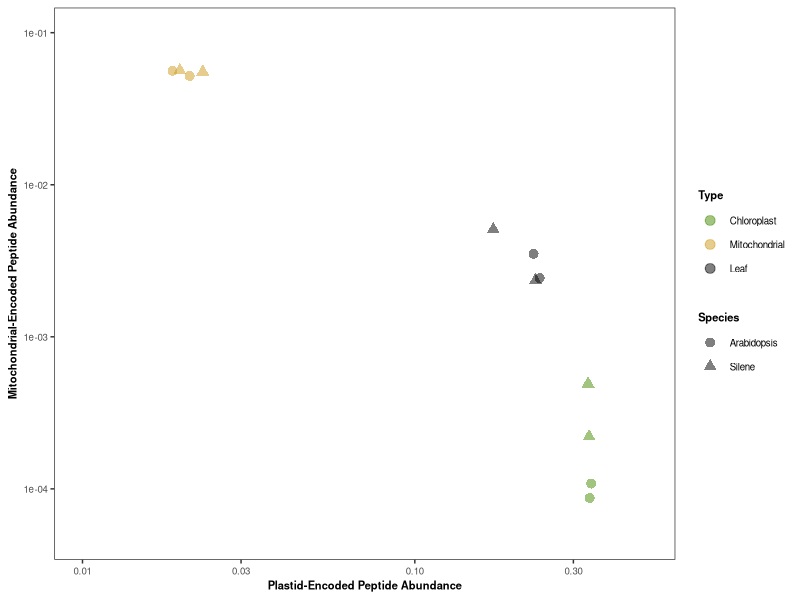
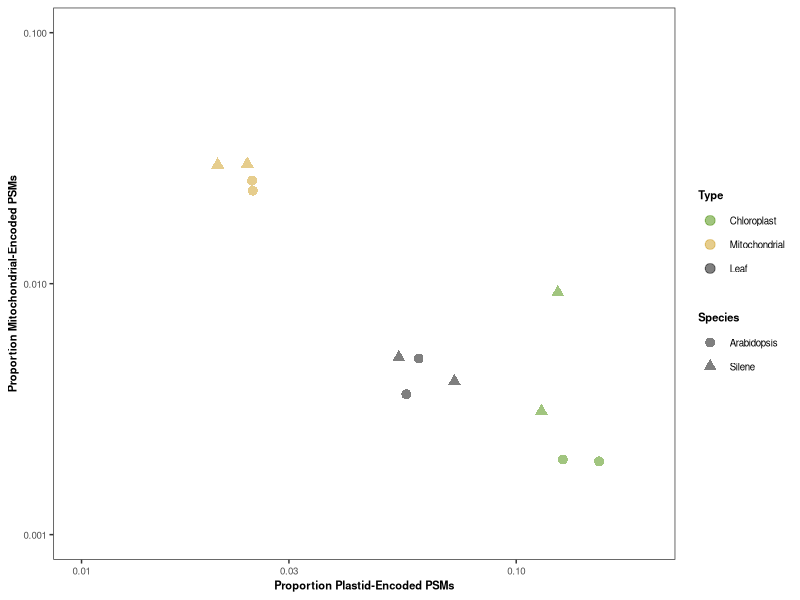
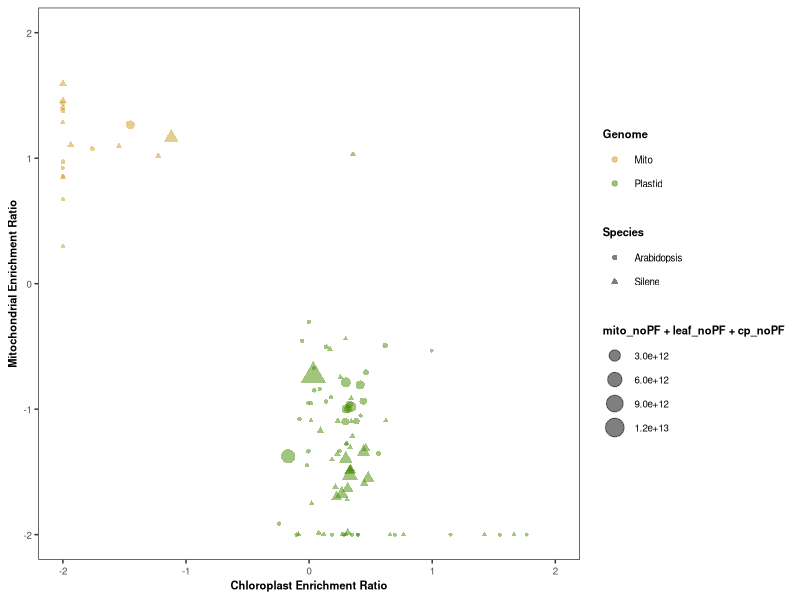
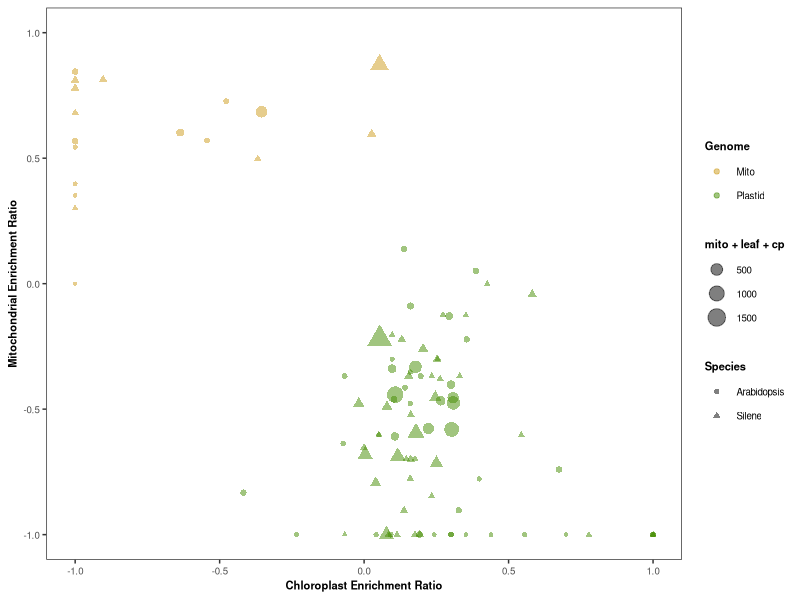
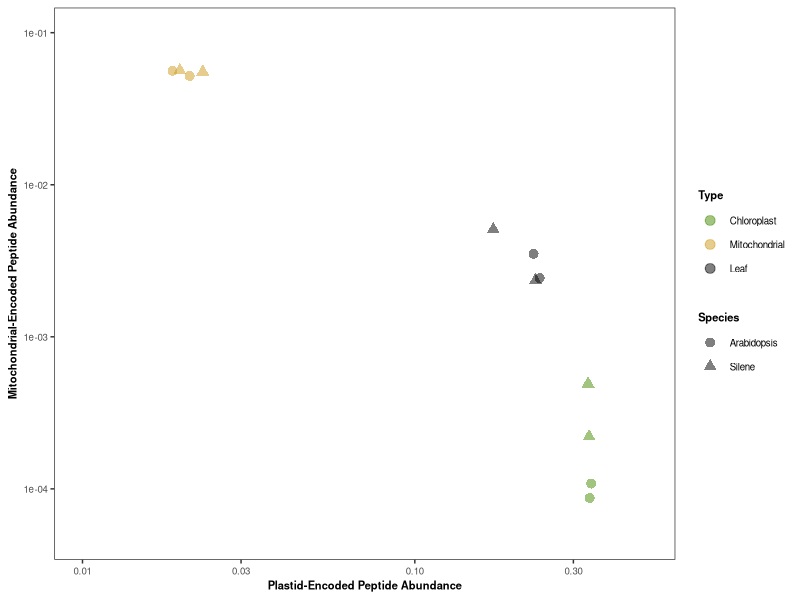
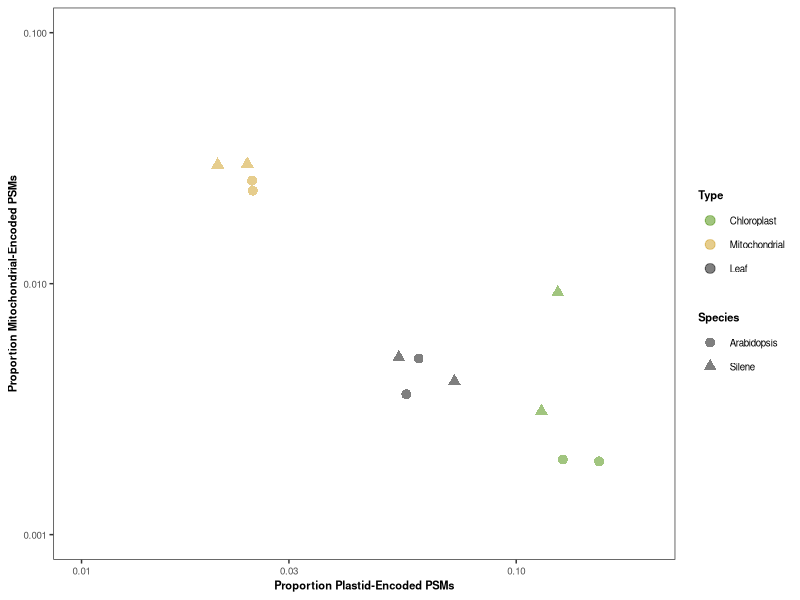
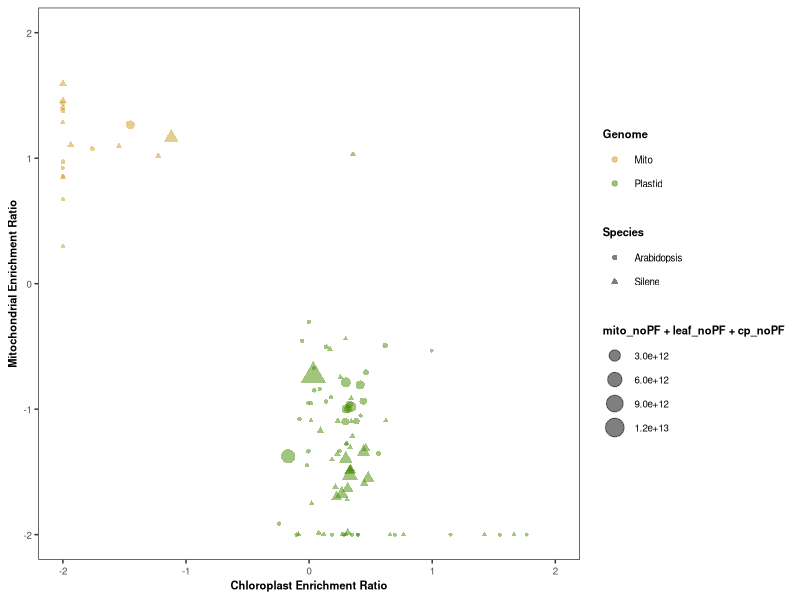
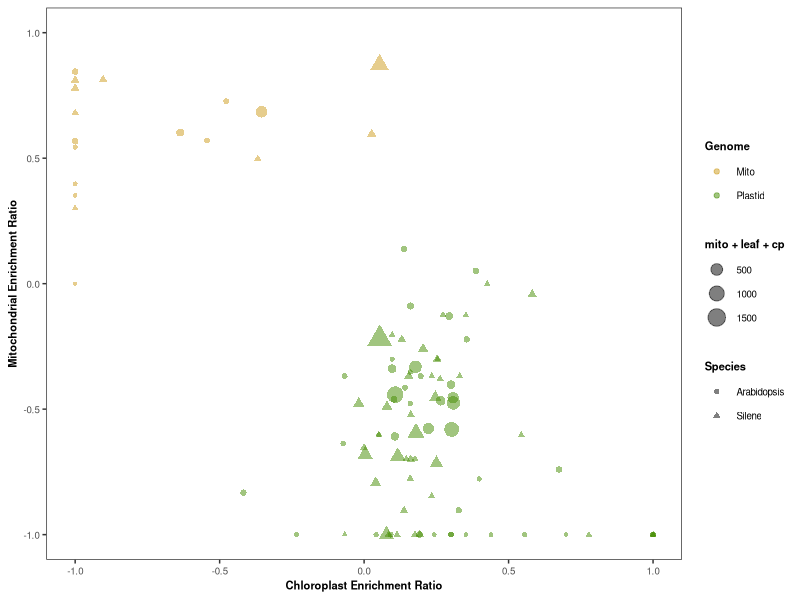

Write the R code that produced these figures, in order.
library(tidyverse)

enrichment_LFQ = read.csv("organellar_enrichment_LFQ_total.csv")
enrichment_LFQ$Type = factor(enrichment_LFQ$Type, levels=c("Chloroplast", "Mitochondrial", "Leaf"))


ggplot (data = enrichment_LFQ, aes(x=Cp_Abundance_Scaled, y=Mt_Abundance_Scaled, color=Type, shape=Species))+
  geom_point(alpha=0.5, size=3)+
  scale_x_log10(limits=c(0.01,0.5)) +
  scale_y_log10(limits=c(5e-5,1e-1)) +
  theme_bw()+
  theme(
    axis.title = element_text(size=8, face="bold"), 
    axis.text = element_text(size=7), 
    legend.title = element_text(size=8, face="bold"), 
    legend.text = element_text(size=7),
    panel.grid.major = element_blank(),
    panel.grid.minor = element_blank()
  )+
  scale_color_manual(values=c("chartreuse4", "goldenrod3", "black"))+
  xlab("Plastid-Encoded Peptide Abundance")+
  ylab("Mitochondrial-Encoded Peptide Abundance")
  
ggsave("organellar_enrichment_LFQ_total.pdf", width=4.25, height=3)


enrichment_PSM = read.csv("organellar_enrichment_PSM_total.csv")
enrichment_PSM$Type = factor(enrichment_LFQ$Type, levels=c("Chloroplast", "Mitochondrial", "Leaf"))


ggplot (data = enrichment_PSM, aes(x=Cp_Abundance_Scaled, y=Mt_Abundance_Scaled, color=Type, shape=Species))+
  geom_point(alpha=0.5, size=3)+
  scale_x_log10(limits=c(0.01,0.2)) +
  scale_y_log10(limits=c(1e-3,1e-1)) +
  theme_bw()+
  theme(
    axis.title = element_text(size=8, face="bold"), 
    axis.text = element_text(size=7), 
    legend.title = element_text(size=8, face="bold"), 
    legend.text = element_text(size=7),
    panel.grid.major = element_blank(),
    panel.grid.minor = element_blank()
  )+
  scale_color_manual(values=c("chartreuse4", "goldenrod3", "black"))+
  xlab("Proportion Plastid-Encoded PSMs")+
  ylab("Proportion Mitochondrial-Encoded PSMs")

ggsave("organellar_enrichment_PSM_total.pdf", width=4.25, height=3)


enrichment_LFQ_by_gene = read.csv("organellar_enrichment_LFQ.csv")

mt_max = 2
mt_min = -2
cp_max = 2
cp_min = -2

enrichment_LFQ_by_gene %>%
  filter(UniquePeptides >= 5) %>%
#  ggplot (aes(x=log10(cp/leaf), y=log10(mito/leaf), color=Genome, shape=Species, size=mito+leaf+cp))+
  ggplot (aes(pmin(cp_max, pmax(cp_min,x=log10(cp_noPF/leaf_noPF))), y=pmin(mt_max,pmax(mt_min,log10(mito_noPF/leaf_noPF))), color=Genome, shape=Species, size=mito_noPF+leaf_noPF+cp_noPF))+
  geom_point(alpha=0.5)+
#  facet_wrap(~Species)+
  theme_bw()+
  theme(
    axis.title = element_text(size=8, face="bold"), 
    axis.text = element_text(size=7), 
    legend.title = element_text(size=8, face="bold"), 
    legend.text = element_text(size=7),
    panel.grid.major = element_blank(),
    panel.grid.minor = element_blank()
  )+
  scale_color_manual(values=c("goldenrod3", "chartreuse4"))+
  xlab("Chloroplast Enrichment Ratio")+
  ylab("Mitochondrial Enrichment Ratio")

ggsave("organellar_enrichment_LFQ.pdf", width=5, height=3)


enrichment_PSM_by_gene = read.csv("organellar_enrichment_PSMs.csv")

mt_max = 1
mt_min = -1
cp_max = 1
cp_min = -1


enrichment_PSM_by_gene %>%
  filter(UniquePeptides >= 5) %>%
  ggplot (aes(pmin(cp_max, pmax(cp_min,x=log10(cp/leaf))), y=pmin(mt_max,pmax(mt_min,log10(mito/leaf))), color=Genome, shape=Species, size=mito+leaf+cp))+
  geom_point(alpha=0.5)+
#  facet_wrap(~Species)+
  theme_bw()+
  theme(
    axis.title = element_text(size=8, face="bold"), 
    axis.text = element_text(size=7), 
    legend.title = element_text(size=8, face="bold"), 
    legend.text = element_text(size=7),
    panel.grid.major = element_blank(),
    panel.grid.minor = element_blank()
  )+
  scale_color_manual(values=c("goldenrod3", "chartreuse4"))+
  xlab("Chloroplast Enrichment Ratio")+
  ylab("Mitochondrial Enrichment Ratio")

ggsave("organellar_enrichment_PSM.pdf", width=4.25, height=3)

  
